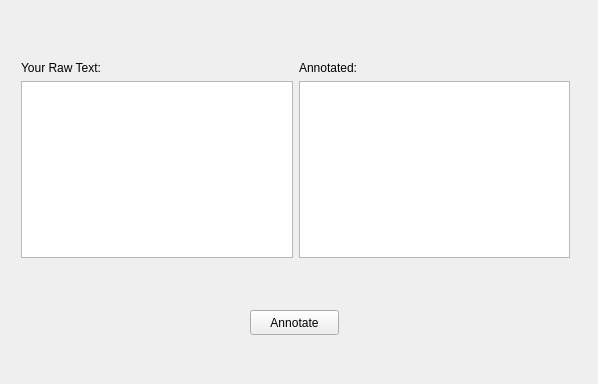
<?xml version="1.0" encoding="UTF-8"?>
<ui version="4.0">
 <class>MainWindow</class>
 <widget class="QMainWindow" name="MainWindow">
  <property name="geometry">
   <rect>
    <x>0</x>
    <y>0</y>
    <width>598</width>
    <height>384</height>
   </rect>
  </property>
  <property name="windowTitle">
   <string>MainWindow</string>
  </property>
  <widget class="QWidget" name="centralWidget">
   <widget class="QPushButton" name="annotateButton">
    <property name="geometry">
     <rect>
      <x>250</x>
      <y>310</y>
      <width>89</width>
      <height>25</height>
     </rect>
    </property>
    <property name="text">
     <string>Annotate</string>
    </property>
   </widget>
   <widget class="QWidget" name="">
    <property name="geometry">
     <rect>
      <x>10</x>
      <y>50</y>
      <width>571</width>
      <height>219</height>
     </rect>
    </property>
    <layout class="QHBoxLayout" name="horizontalLayout">
     <item>
      <layout class="QVBoxLayout" name="verticalLayout">
       <item>
        <widget class="QLabel" name="label">
         <property name="text">
          <string>Your Raw Text:</string>
         </property>
        </widget>
       </item>
       <item>
        <widget class="QTextEdit" name="rawText"/>
       </item>
      </layout>
     </item>
     <item>
      <layout class="QVBoxLayout" name="verticalLayout_2">
       <item>
        <widget class="QLabel" name="label_2">
         <property name="text">
          <string>Annotated:</string>
         </property>
        </widget>
       </item>
       <item>
        <widget class="QTextEdit" name="annotatedText"/>
       </item>
      </layout>
     </item>
    </layout>
   </widget>
  </widget>
 </widget>
 <layoutdefault spacing="6" margin="11"/>
 <resources/>
 <connections/>
</ui>
